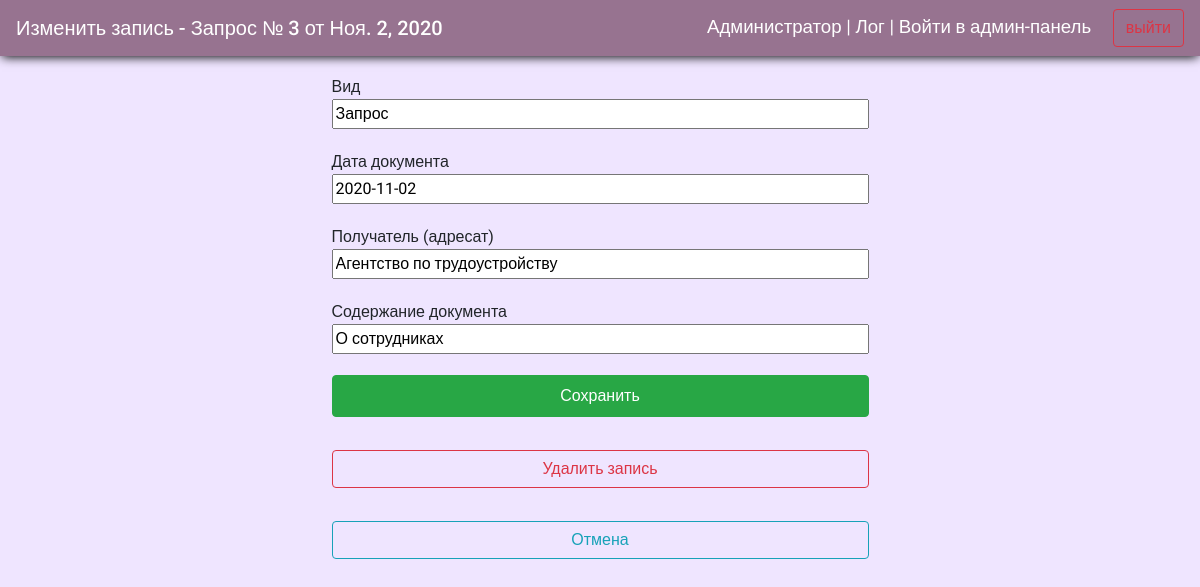
The page /journals/outbound_docs/3/edit (signed in) on the database its author committed.
### reg_jounals/models.py (models this page shows, shortened)
class OutBoundDocument(models.Model):
    doc_type = models.CharField(default='Письмо', max_length=100, help_text="Введите вид документа (письмо, справка, и.т.д)", verbose_name='Вид', db_index=True)
    doc_number = models.CharField(default='',max_length=10, help_text="Введите номер документа", verbose_name='Номер документа', db_index=True)
    doc_date = models.DateField(help_text="Введите дату документа", verbose_name='Дата документа', db_index=True)
    doc_dest =  models.CharField(max_length=256, help_text="Введите адресата", verbose_name='Получатель (адресат)')
    doc_additionalData = models.CharField(default='none', max_length=256, help_text="Введите содержание документа", verbose_name='Содержание документа')
    doc_res_officer = models.CharField(blank=True, editable=False,  max_length=256, help_text="Сотрудник, который внес документ в систему ", verbose_name='Ответственный сотрудник')
    class Meta:
        ordering = ["id"]
        verbose_name = 'Исходящий документ'
        verbose_name_plural = 'Исходящие документы'

### reg_jounals/views.py (the view, shortened to what this page needs)
# urls.py: path('outbound_docs/<int:id>/edit', views.upd_OutBoundDocument, name='doc_outbound_upd_url'),
def upd_OutBoundDocument(request, id):
    if request.user.is_authenticated:
        if request.method == "GET":
            document = OutBoundDocument.objects.get(id__iexact=id)
            bound_form = OutBoundDocument_form(instance=document)
            return render(request, 'reg_jounals/outboundDocs_upd.html', context={'form':bound_form, 'document':document})

### reg_jounals/forms.py (shortened to what this page needs)
class OutBoundDocument_form(forms.ModelForm):
    class Meta:
        model = OutBoundDocument
        fields = ['doc_type',
    'doc_date',
    'doc_dest',
    'doc_additionalData']

### reg_jounals/templates/reg_jounals/outboundDocs_upd.html (shortened to what this page needs)
{% extends "reg_jounals/index.html" %}
{%block header%}Изменить запись - {{document.doc_type}} № {{document.id}} от {{document.doc_date}}{% endblock %}
{%block content%}
<form class="add_form" action="" method="post">
  {% for field in form %}
  <p>{{field.label}}{{ field }}</p>
  {% endfor%}
  <input class="btn btn-success" type="submit" value="Сохранить" />
  <a class="btn btn-outline-danger btn-upd" id="sure_btn" onclick="OpenSureDialog()">Удалить запись</a>
  <a class="btn btn-outline-info btn-upd" href="..">Отмена</a>
</form>
{%endblock%}

### reg_jounals/templates/reg_jounals/index.html (shortened to what this page needs)
<!DOCTYPE html>
<html  lang="en">
<head>
  {%load static%}
  <link rel="stylesheet" href="{% static 'css/style.css'%}">
  <link rel="stylesheet" href="{% static 'css/VacList.css'%}">
  <link rel="stylesheet" href="https://cdn.jsdelivr.net/npm/bootstrap@4.5.3/dist/css/bootstrap.min.css">
</head>
<body onload="TextDisabled()">
  <header>
    <nav class="navbar navbar-light ">
    <span class="navbar-brand mb-0 h1">{%block header%} {%endblock%}</span><span style="text-align: right; float: right;font-size: 14pt;">  {{ user.first_name }} {% if request.user.is_superuser%}  <a style="color:white;" href="{% url 'logfile' %}">| Лог |</a> <a style="color:white;" href="/admin/">Войти в админ-панель</a>{%endif%} <a class="btn btn-outline-danger" style="margin-left: 17px;" href="{% url 'logout'%}">выйти</a></span>
  </header>
<div class="container">
    {%block content%}{%endblock%}
  </div>
</body>
</html>

### reg_jounals/static/css/style.css (style rules this page uses)
* { font-family: 'Roboto', sans-serif; }
body { background: #white !important; background-color: #efe5ff !important; }
.navbar-light .navbar-brand { color: rgb(255 255 255) !important; }
.add_form { display: grid; grid-template-rows: repeat(5, 42px); grid-template-columns: repeat(1, 100%); grid-gap: 33px; padding: 9px; width: 50%; margin: 0 auto; }
.add_form input { width: 100%; }
.add_form a { width: 100%; }
.container { margin-top: 10px; }
.btn-upd { width: 94% }
.navbar { color: white; background: #977390; box-shadow: 0 3px 10px -2px black; }

### rows shown on the page
OutBoundDocument: doc_type "Запрос", id "3", doc_date "Ноя. 2, 2020", form "Запрос" "2020-11-02" "Агентство по трудоустройству" "О сотрудниках"

### other values the page prints
{{ user.first_name }} "Администратор"
{{ field.label }} "Вид" "Дата документа" "Получатель (адресат)" "Содержание документа"
